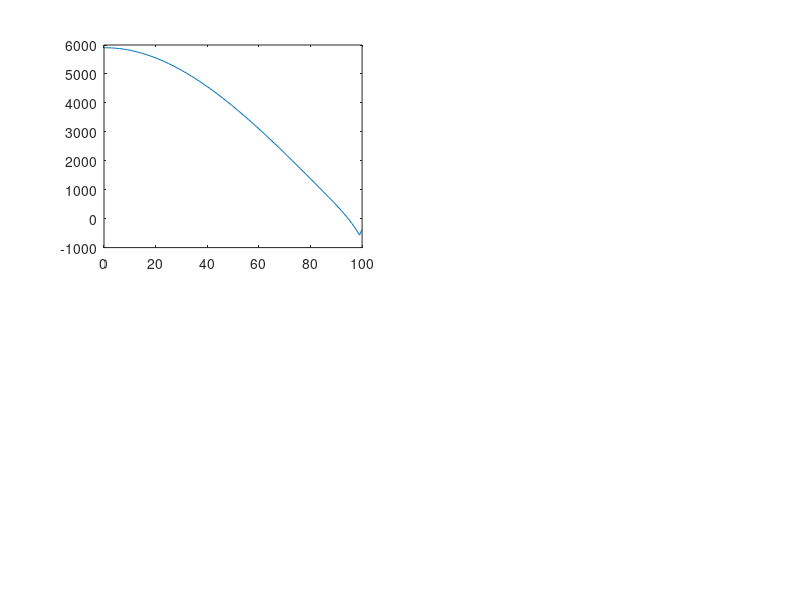

This chart was generated by the following MATLAB code: (Note: this script raises an error after producing the figure.)
clear;

N     = 100;
B     = [94, 88; 94, 91];
u     = 5;
C     = [1, 4];
x     = 0:N;
mu    = 50;
sigma = 30;
m     = 0:100;
p0    = 3/202; 
p1    = 1/10100; 

%% k is a parameter that guarantees the integeration of f_M being 1.
sum = 0;
s = zeros(1,N+1);
for i = 1:N+1
    s(i) = normpdf(i-1,50,30);
    sum = sum + s(i);
end
k = 1 / sum;

%% "p(x)" (i.e. "p_x") is the possibility of a vacant position existing at point x.
% This is how p_x is generated.
f_M = k * normpdf(m, mu, sigma);

p_x_1 = zeros(size(x));

for i = 1:length(x)
    xi = x(i);
    sum_term_0 = 0;
    for j = 1:length(m)
        mj = m(j);
        term_0 = f_M(j) * (1 - (1 - p0 + p1 * xi)^mj);
        sum_term_0 = sum_term_0 + term_0;
    end
    p_x_1(i) = sum_term_0;
end

p_x_2 = 12.5 * 0.9 ./ (x + 12.5);

P_x = [p_x_1;p_x_2];

%% The latex expression of the net expectation of utility (E_net) is as follow:
%{

E_{net} = [(u-c)\sum_{x+1}^N x p(x)] -
          [b(u-c)-2c(N-b)]\prod_{x+1}^N [1-p(x)] - 
          [b(u-c) - 2c(x-b)]
Which is devided into 3 parts for convenience of calculation. (i.e. E_net1, E_net2 and E_net3)

%}

%% Parameter Scanning
figure; % Generate a single canvas.
caption = ["c'(x)=1", "c'(x)=4","concave up", "concave down"];

for j = 1:2
    c = C(j);

    for l = 1:2
        p_x = P_x(l,:); % P_x is a (2×N) matrix, P_x(l,:) means row l and all coloumns.
        b   = B(j,l);

        E_net1 = zeros(1,N+1);
        for i = 1:N
            sum_E_net1 = x(i+1:N+1) * p_x(i+1:N+1)';
            E_net1(i) = (u-c) * sum_E_net1;
        end
        
        E_net2 = zeros(1,N+1);
        pxt = 1. - p_x;
        A = b*(u-c) - 2*c*(N-b);
        
        for i = 1:N
            prod_E_net2 = prod(pxt(i+1:N+1));
            E_net2(i) = A * prod_E_net2;
        end
        
        E_net3 = b*(u-c)-2*c*(x-b);
        
        E_net = E_net1 - E_net2 - E_net3;
        
        %% Plot
        subplot(2,2,j^2+l-j); % j^2+l-j mirrors {1,2}×{1,2} to {1,2,3,4}.
        plot(x,E_net);
        name = sprintf('%s; p_x is %s; b=%d',caption(j),caption(l+2),B(j,l));
        title(name,Interpreter="tex");
        grid on;
    end
    
end

